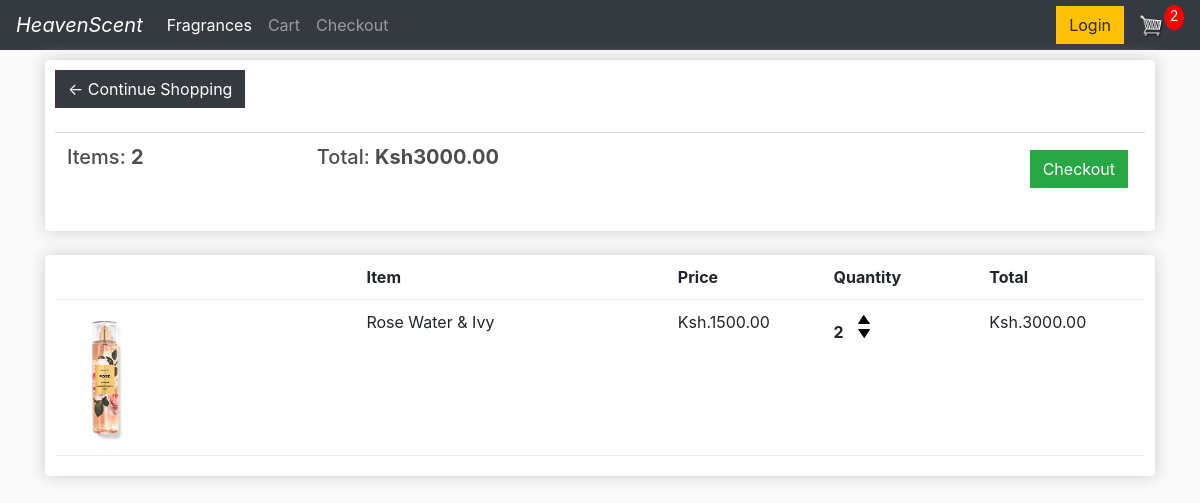
The page /cart/ (signed in) on the database as committed earlier.
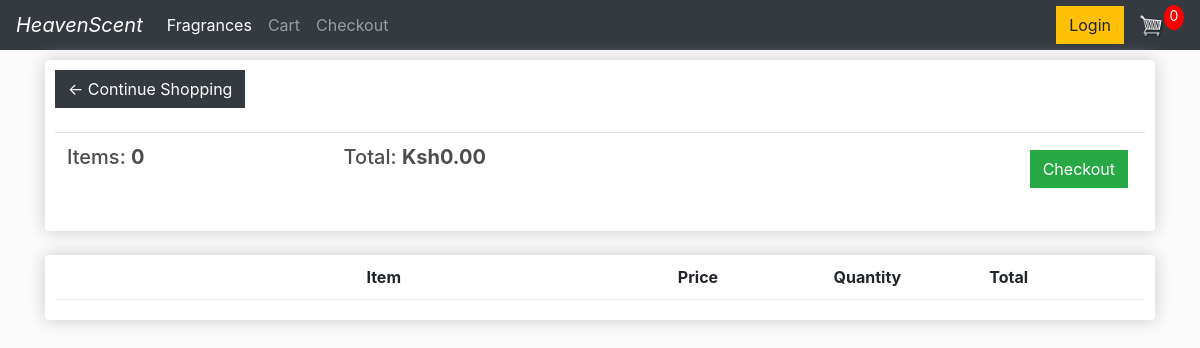
The same page on the database as committed later.
### store/models.py (models this page shows, shortened)
class Order(models.Model):
    customer = models.ForeignKey(Customer, on_delete=models.SET_NULL, null=True, blank=True)
    date_ordered = models.DateTimeField(auto_now_add=True)
    complete = models.BooleanField(default=False, null=True, blank=False)#Checks if customer wants to checkout or not
    transaction_id = models.CharField(max_length=200, null=True)
    @property
    def get_cart_total(self):
        orderitems = self.orderitem_set.all()
        total = sum([item.get_total for item in orderitems])
        return total
    @property
    def get_cart_items(self):
        orderitems = self.orderitem_set.all()
        total = sum([item.quantity for item in orderitems])
        return total

class OrderItem(models.Model):
    product = models.ForeignKey(Product, on_delete=models.SET_NULL, null=True)
    order = models.ForeignKey(Order, on_delete=models.SET_NULL, null=True)
    quantity = models.IntegerField(default=0, null=True, blank=True)
    date_added = models.DateTimeField(auto_now_add=True)
    @property
    def get_total(self):
        total = self.product.price * self.quantity
        return total

class Product(models.Model):
    name = models.CharField(max_length=200, null=True)
    price = models.DecimalField(max_digits=7, decimal_places=2)
    digital = models.BooleanField(default=False, null=True, blank=False)
    image = models.ImageField(null=True, blank=True)
    @property
    def imageURL(self):
        try:
            url = self.image.url
        except:
            url = ''
        return url

### store/views.py (the view, shortened to what this page needs)
# urls.py: path('cart/', views.cart, name="cart"),
def cart(request):
    if request.user.is_authenticated:
        customer = request.user.customer
        order, created = Order.objects.get_or_create(customer=customer, complete=False)
        items = order.orderitem_set.all()
        cartItems = order.get_cart_items
    context = {'items': items, 'order': order, 'cartItems': cartItems}
    return render(request, 'store/cart.html', context)

### store/templates/store/cart.html
{% extends 'store/main.html' %} {% load static %} {% block content %}
<div class="row">
    <div class="col-lg-12">
        <div class="box-element">
            <a class="btn btn-dark" href="{% url 'store' %}">&#x2190;
                Continue Shopping</a>
            <br>
            <br>
            <table class="table">
                <tr>
                    <th>
                        <h5>Items: <strong>{{order.get_cart_items}}</strong></h5>
                    </th>
                    <th>
                        <h5>Total: <strong>Ksh{{order.get_cart_total|floatformat:2}}</strong></h5>
                    </th>
                    <th>
                        <a style="float: right; margin: 5px;" class="btn btn-success" href="{% url 'checkout' %}">Checkout</a>
                    </th>
                </tr>
            </table>
        </div>
        <br>
        <div class="box-element">
            <div class="cart-row">
                <div style="flex:2;"></div>
                <div style="flex:2;"><strong>Item</strong></div>
                <div style="flex:1;"><strong>Price</strong></div>
                <div style="flex:1;"><strong>Quantity</strong></div>
                <div style="flex:1;"><strong>Total</strong></div>
            </div>
            {% for item in items %}
            <div class="cart-row">
                <div style="flex:2;"><img class="row-image" src="{{item.product.imageURL}}" alt=""></div>
                <div style="flex:2;">{{item.product.name}}</div>
                <div style="flex:1;">Ksh.{{item.product.price|floatformat:2}}</div>
                <div style="flex:1;">
                    <p class="quantity">{{item.quantity}}</p>
                    <div class="quantity">
                        <img data-product={{item.product.id}} data-action="add" class="chg-quantity update-cart" src="{% static 'images/arrow-up.png'%}" alt="">
                        <img data-product={{item.product.id}} data-action="remove" class="chg-quantity update-cart" src="{% static 'images/arrow-down.png'%}" alt="">
                    </div>
                </div>
                <div style="flex:1;">Ksh.{{item.get_total}}</div>
            </div>
            {% endfor %}
        </div>
    </div>
</div>{% endblock content %}

Rows that differ between the two databases and show on the page:
no longer on this page (row edited): Order: get_cart_items "2", get_cart_total "3000.00"
no longer on this page (row unchanged): OrderItem: product.imageURL (picture), product.name "Rose Water & Ivy", product.price "1500.00", quantity "2", get_total "3000.00"
added Order: get_cart_items "0", get_cart_total "0.00"
Other text that changed with them:
{{ cartItems }}: "2" → "0"
